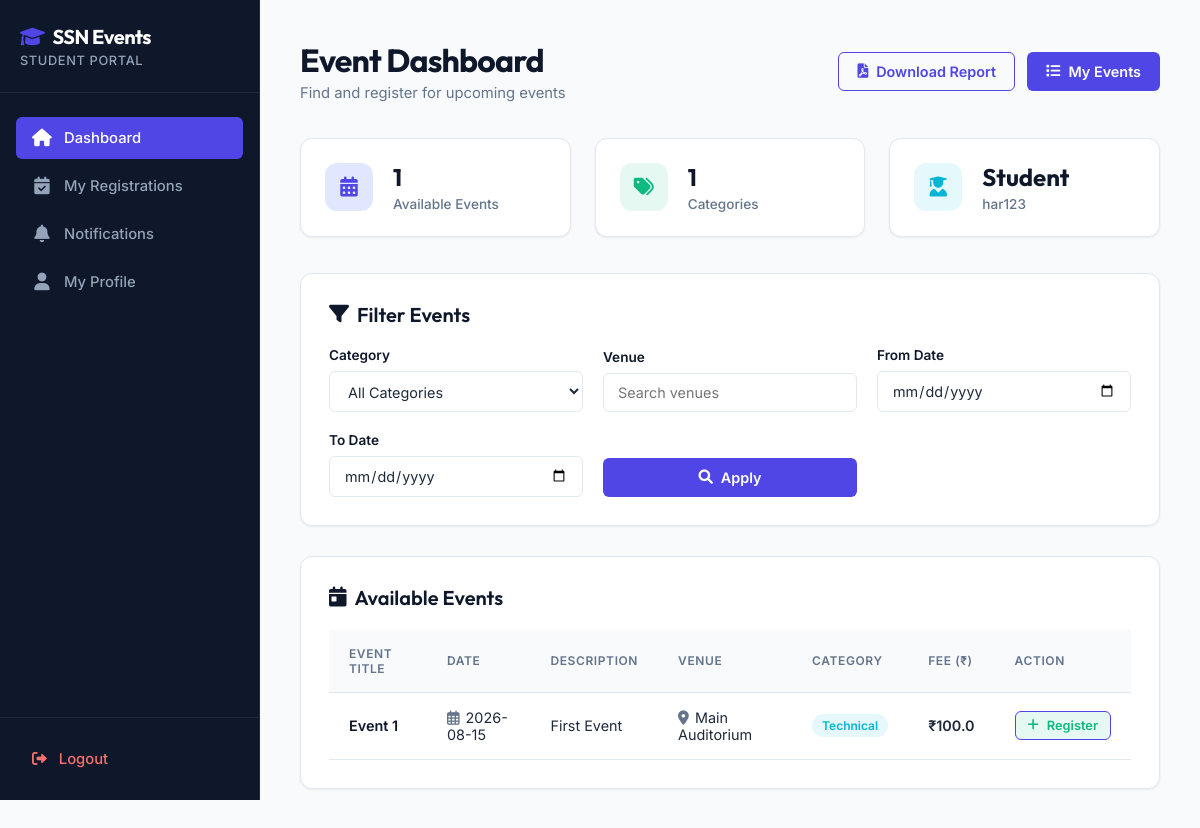
Screenshot of /student (signed in) with the database file from the repository.
### tables this page shows
CREATE TABLE events (
            id INTEGER PRIMARY KEY AUTOINCREMENT,
            title TEXT NOT NULL,
            description TEXT NOT NULL,
            date TEXT NOT NULL,
            organizer TEXT NOT NULL,
            venue TEXT NOT NULL,
            category TEXT NOT NULL,
            registration_fee REAL NOT NULL
        );

### app.py (the view)
@app.route("/student")
def student_dash():
    if "user" not in session or session["role"] != "student":
        return redirect(url_for("login"))
    category = request.args.get('category')
    venue = request.args.get('venue')
    start_date = request.args.get('start_date')
    end_date = request.args.get('end_date')
    query = "SELECT * FROM events WHERE 1=1"
    params = []
    if category:
        query += " AND category = ?"
        params.append(category)
    if venue:
        query += " AND venue LIKE ?"
        params.append(f"%{venue}%")
    if start_date:
        query += " AND date >= ?"
        params.append(start_date)
    if end_date:
        query += " AND date <= ?"
        params.append(end_date)
    conn = sqlite3.connect(DATABASE_PATH)
    cursor = conn.cursor()
    cursor.execute("SELECT DISTINCT category FROM events")
    categories = [row[0] for row in cursor.fetchall()]
    cursor.execute(query, params)
    events = cursor.fetchall()
    conn.close()
    return render_template("student_dash.html", events=events, categories=categories)

### templates/student_dash.html (shortened to what this page needs)
<!DOCTYPE html>
<html lang="en">
<head>
    <link rel="stylesheet" href="https://cdnjs.cloudflare.com/ajax/libs/font-awesome/6.0.0/css/all.min.css">
    <link rel="stylesheet" href="{{ url_for('static', filename='css/dashboard_layout.css') }}">
</head>
<body>
    <aside class="sidebar">
        <div class="sidebar-header">
            <h3><i class="fas fa-graduation-cap"></i> <span>SSN Events</span></h3>
            <p>Student Portal</p>
        </div>
        <nav class="sidebar-menu">
            <a href="{{ url_for('student_dash') }}" class="menu-item active">
                <i class="fas fa-home"></i>
                <span>Dashboard</span>
            </a>
            <a href="{{ url_for('registered_events') }}" class="menu-item">
                <i class="fas fa-calendar-check"></i>
                <span>My Registrations</span>
            </a>
            <a href="#" class="menu-item">
                <i class="fas fa-bell"></i>
                <span>Notifications</span>
            </a>
            <a href="#" class="menu-item">
                <i class="fas fa-user"></i>
                <span>My Profile</span>
            </a>
        </nav>
        <div class="sidebar-footer">
            <a href="{{ url_for('logout') }}" class="logout-btn">
                <i class="fas fa-sign-out-alt"></i>
                <span>Logout</span>
            </a>
        </div>
    </aside>
    <main class="main-content">
        <div class="dashboard-header">
            <div class="page-title">
                <h1>Event Dashboard</h1>
                <p>Find and register for upcoming events</p>
            </div>
            <div class="user-actions">
                <a href="{{ url_for('download_report') }}" class="btn btn-outline">
                    <i class="fas fa-file-pdf"></i> Download Report
                </a>
                <a href="{{ url_for('registered_events') }}" class="btn btn-primary">
                    <i class="fas fa-list"></i> My Events
                </a>
            </div>
        </div>
        <div class="stats-grid">
            <div class="stat-card">
                <div class="stat-icon primary">
                    <i class="fas fa-calendar-alt"></i>
                </div>
                <div class="stat-info">
                    <span class="stat-value">{{ events|length }}</span>
                    <span class="stat-label">Available Events</span>
                </div>
            </div>
            <div class="stat-card">
                <div class="stat-icon success">
                    <i class="fas fa-tags"></i>
                </div>
                <div class="stat-info">
                    <span class="stat-value">{{ categories|length }}</span>
                    <span class="stat-label">Categories</span>
                </div>
            </div>
            <div class="stat-card">
                <div class="stat-icon info">
                    <i class="fas fa-user-graduate"></i>
                </div>
                <div class="stat-info">
                    <span class="stat-value">Student</span>
                    <span class="stat-label">{{ session['user'].split('@')[0] }}</span>
                </div>
            </div>
        </div>
        <div class="card filter-card">
            <h3><i class="fas fa-filter"></i> Filter Events</h3>
            <form class="filter-form" method="get" action="{{ url_for('student_dash') }}">
                <div class="form-group">
                    <label for="category">Category</label>
                    <select name="category" id="category" class="form-control">
                        <option value="">All Categories</option>
                    </select>
                </div>
                <div class="form-group">
                    <label for="venue">Venue</label>
                    <input type="text" name="venue" id="venue" placeholder="Search venues" class="form-control" value="{{ request.args.get('venue', '') }}">
                </div>
                <div class="form-group">
                    <label for="start_date">From Date</label>
                    <input type="date" name="start_date" id="start_date" class="form-control" value="{{ request.args.get('start_date', '') }}">
                </div>
                <div class="form-group">
                    <label for="end_date">To Date</label>
                    <input type="date" name="end_date" id="end_date" class="form-control" value="{{ request.args.get('end_date', '') }}">
                </div>
                <button type="submit" class="btn btn-primary">
                    <i class="fas fa-search"></i> Apply
                </button>
            </form>
        </div>
        <div class="card events-card">
            <h3><i class="fas fa-calendar-day"></i> Available Events</h3>
            {% if events %}
                <div class="table-wrapper">
                    <table class="events-table">
                        <thead>
                            <tr>
                                <th>Event Title</th>
                                <th>Date</th>
                                <th>Description</th>
                                <th>Venue</th>
                                <th>Category</th>
                                <th>Fee (₹)</th>
                                <th>Action</th>
                            </tr>
                        </thead>
                        <tbody>
                            {% for event in events %}
                                <tr>
                                    <td style="font-weight: 600; color: var(--secondary);">{{ event[1] }}</td>
                                    <td><i class="far fa-calendar-alt" style="margin-right: 6px; color: var(--text-muted);"></i>{{ event[3] }}</td>
                                    <td style="max-width: 250px; white-space: nowrap; overflow: hidden; text-overflow: ellipsis;" title="{{ event[2] }}">
                                        {{ event[2] }}
                                    </td>
                                    <td><i class="fas fa-map-marker-alt" style="margin-right: 6px; color: var(--text-muted);"></i>{{ event[5] }}</td>
                                    <td>
                                        <span class="status-badge student">{{ event[6] }}</span>
                                    </td>
                                    <td style="font-weight: 600;">₹{{ event[7] }}</td>
                                    <td>
                                        <a href="{{ url_for('register_event', event_id=event[0]) }}" class="btn btn-success btn-sm btn-outline" title="Register">
                                            <i class="fas fa-plus"></i> Register
                                        </a>
                                    </td>
                                </tr>
                            {% endfor %}
                        </tbody>
                    </table>
                </div>
            {% else %}
                <div class="empty-state">
                    <i class="fas fa-calendar-times"></i>
                    <h3>No Events Found</h3>
                    <p>There are no events matching your current filters.</p>
                </div>
            {% endif %}
        </div>
    </main>
</body>
</html>

### rows the page displays
events: title "Event 1", date "2026-08-15", description "First Event", venue "Main Auditorium", category "Technical", registration_fee "100.0"

### other values shown
{{ events|length }} "1"
{{ categories|length }} "1"
{{ session['user'].split('@')[0] }} "har123"
